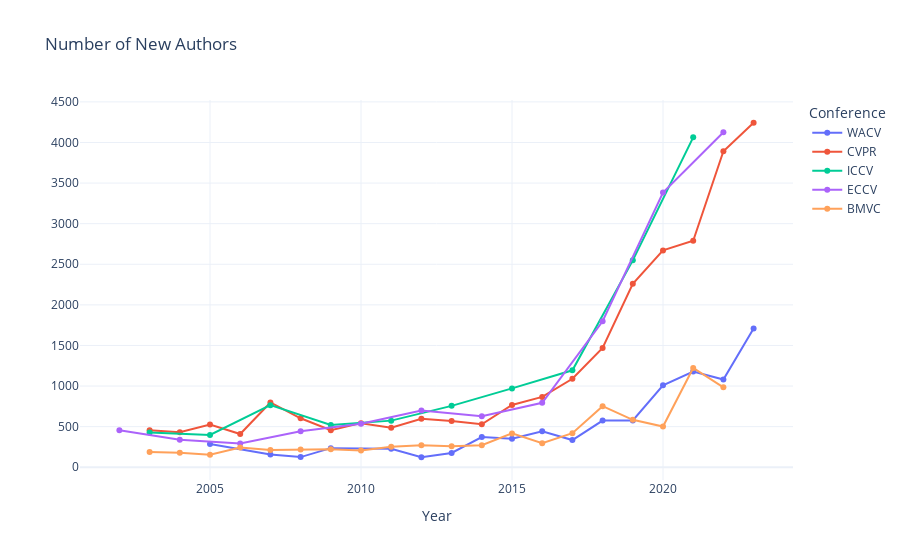

This figure's notebook cell:
### Markdown cell above
## **New Authors from Each Conferences**

### Code cell
fig = px.line(combined_df, x='conference_year', y='unique_author_count', color='conference_name',
              markers=True, labels={'conference_year': 'Year', 'unique_author_count': '', 'conference_name': 'Conference'},
              title='Number of New Authors', template='plotly_white')

fig

### Figure 1 — Plotly figure (JSON) as saved in the notebook; plotly's stock layout.template omitted (floating-point values rounded to 4 significant figures)
{"data": [{"hovertemplate": "Conference=WACV<br>Year=%{x}<br>=%{y}<extra></extra>", "legendgroup": "WACV", "line": {"color": "#636efa", "dash": "solid"}, "marker": {"symbol": "circle"}, "mode": "lines+markers", "name": "WACV", "orientation": "v", "showlegend": true, "type": "scatter", "visible": true, "x": [2005, 2007, 2008, 2009, 2011, 2012, 2013, 2014, 2015, 2016, 2017, 2018, 2019, 2020, 2021, 2022, 2023], "xaxis": "x", "y": [286, 157, 125, 235, 228, 123, 176, 371, 350, 444, 335, 575, 577, 1010, 1179, 1080, 1709], "yaxis": "y"}, {"hovertemplate": "Conference=CVPR<br>Year=%{x}<br>=%{y}<extra></extra>", "legendgroup": "CVPR", "line": {"color": "#EF553B", "dash": "solid"}, "marker": {"symbol": "circle"}, "mode": "lines+markers", "name": "CVPR", "orientation": "v", "showlegend": true, "type": "scatter", "visible": true, "x": [2003, 2004, 2005, 2006, 2007, 2008, 2009, 2010, 2011, 2012, 2013, 2014, 2015, 2016, 2017, 2018, 2019, 2020, 2021, 2022, 2023], "xaxis": "x", "y": [457, 430, 525, 409, 798, 603, 456, 543, 487, 598, 569, 529, 767, 866, 1089, 1470, 2260, 2671, 2789, 3892, 4243], "yaxis": "y"}, {"hovertemplate": "Conference=ICCV<br>Year=%{x}<br>=%{y}<extra></extra>", "legendgroup": "ICCV", "line": {"color": "#00cc96", "dash": "solid"}, "marker": {"symbol": "circle"}, "mode": "lines+markers", "name": "ICCV", "orientation": "v", "showlegend": true, "type": "scatter", "visible": true, "x": [2003, 2005, 2007, 2009, 2011, 2013, 2015, 2017, 2019, 2021], "xaxis": "x", "y": [428, 398, 765, 521, 574, 756, 971, 1194, 2548, 4063], "yaxis": "y"}, {"hovertemplate": "Conference=ECCV<br>Year=%{x}<br>=%{y}<extra></extra>", "legendgroup": "ECCV", "line": {"color": "#ab63fa", "dash": "solid"}, "marker": {"symbol": "circle"}, "mode": "lines+markers", "name": "ECCV", "orientation": "v", "showlegend": true, "type": "scatter", "x": [2002, 2004, 2006, 2008, 2010, 2012, 2014, 2016, 2018, 2020, 2022], "xaxis": "x", "y": [456, 339, 293, 443, 537, 698, 629, 794, 1798, 3384, 4125], "yaxis": "y"}, {"hovertemplate": "Conference=BMVC<br>Year=%{x}<br>=%{y}<extra></extra>", "legendgroup": "BMVC", "line": {"color": "#FFA15A", "dash": "solid"}, "marker": {"symbol": "circle"}, "mode": "lines+markers", "name": "BMVC", "orientation": "v", "showlegend": true, "type": "scatter", "x": [2003, 2004, 2005, 2006, 2007, 2008, 2009, 2010, 2011, 2012, 2013, 2014, 2015, 2016, 2017, 2018, 2019, 2020, 2021, 2022], "xaxis": "x", "y": [189, 179, 153, 242, 212, 217, 222, 205, 253, 270, 257, 272, 417, 296, 420, 752, 584, 501, 1223, 984], "yaxis": "y"}], "layout": {"autosize": true, "legend": {"title": {"text": "Conference"}, "tracegroupgap": 0}, "title": {"text": "Number of New Authors"}, "xaxis": {"anchor": "y", "autorange": true, "domain": [0, 1], "range": [2001.0, 2024.0], "title": {"text": "Year"}, "type": "linear"}, "yaxis": {"anchor": "x", "autorange": true, "domain": [0, 1], "range": [-217, 4583], "title": {"text": ""}, "type": "linear"}}}
